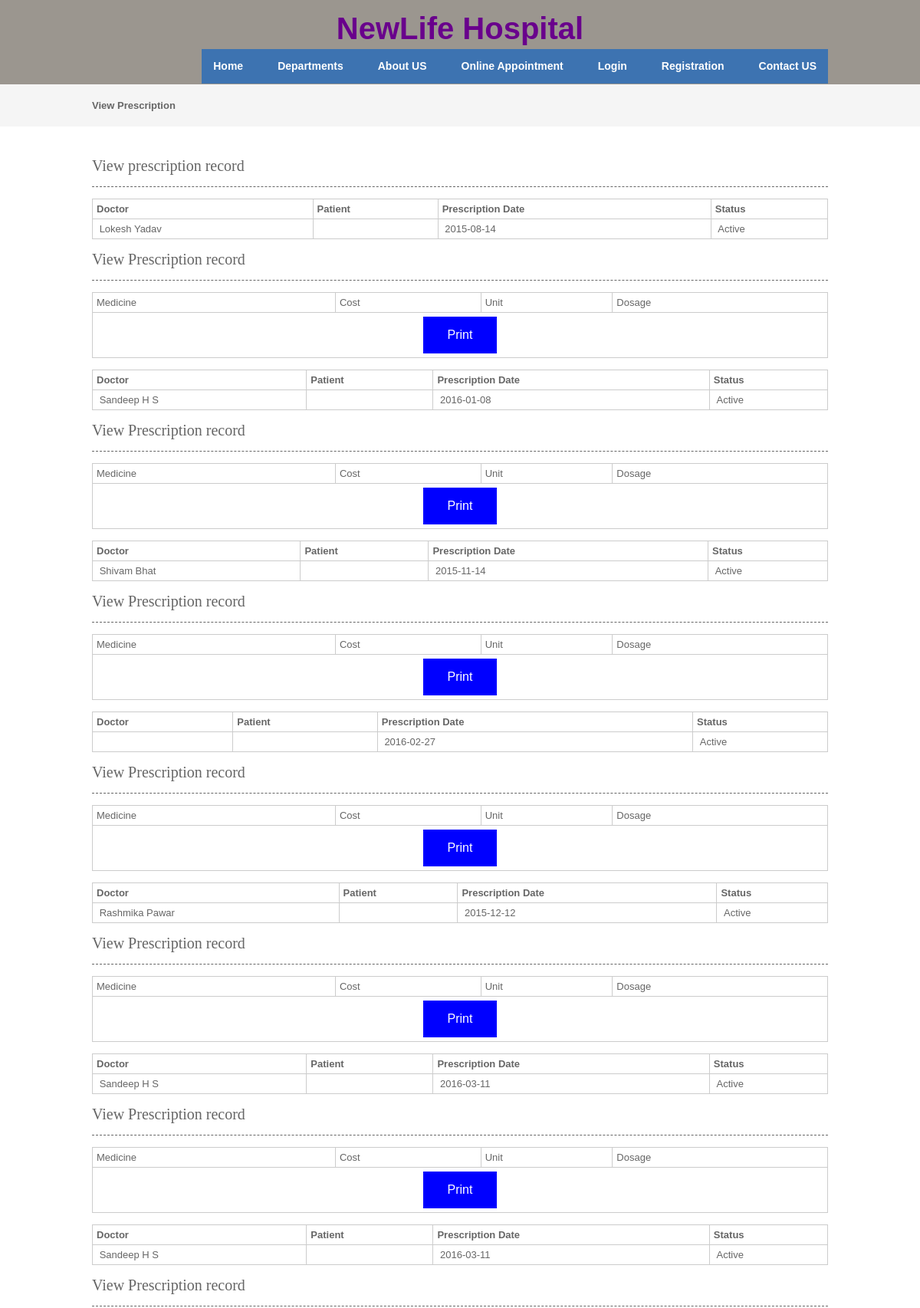
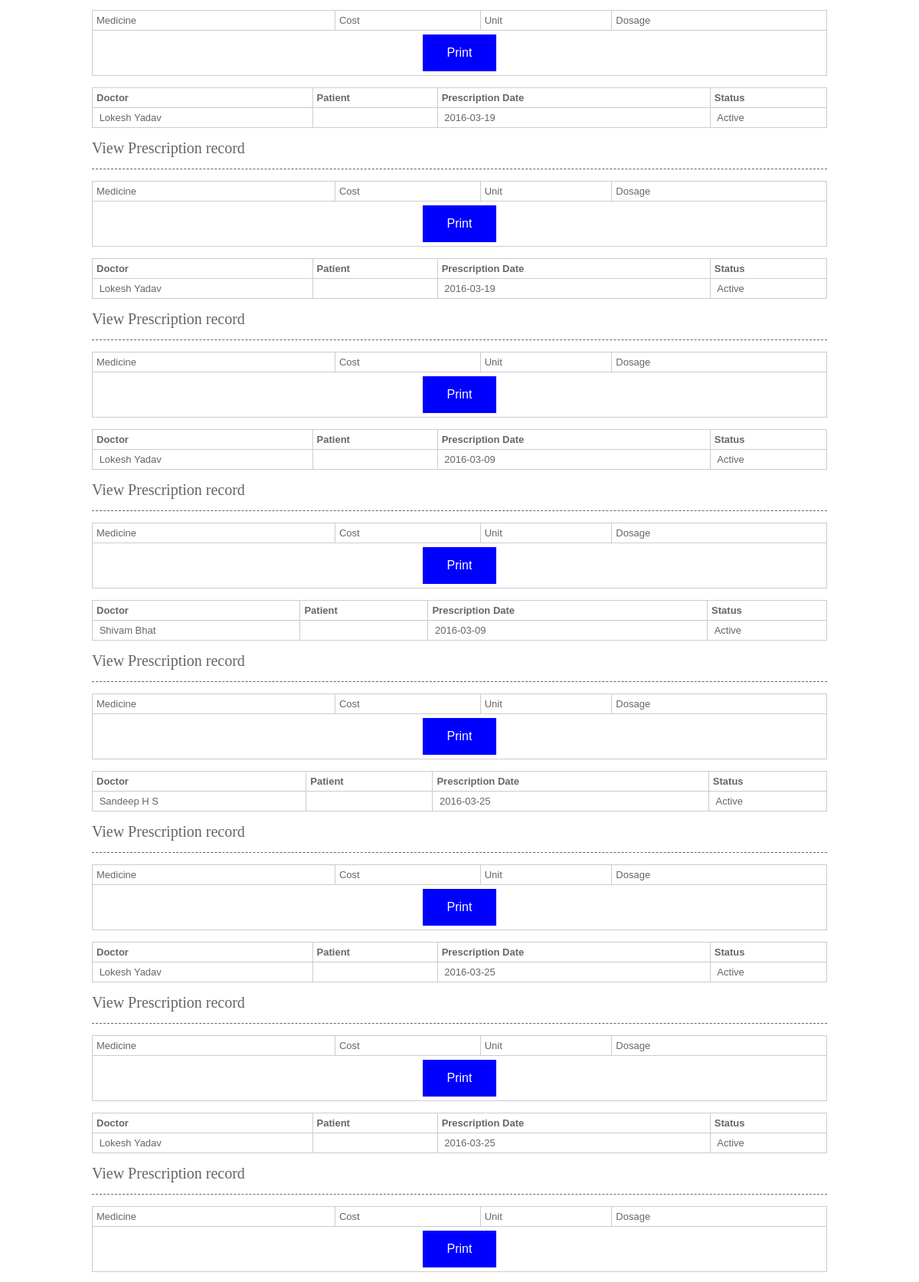
Screenshot of /viewprescription.php (upper part) with the database file from the repository (2 pictures, top to bottom).
### tables this page shows
CREATE TABLE `prescription` (
  `prescriptionid` int(10) NOT NULL,
  `treatment_records_id` int(10) NOT NULL,
  `doctorid` int(10) NOT NULL,
  `patientid` int(10) NOT NULL,
  `delivery_type` varchar(10) NOT NULL COMMENT 'Delivered through appointment or online order',
  `delivery_id` int(10) NOT NULL COMMENT 'appointmentid or orderid',
  `prescriptiondate` date NOT NULL,
  `status` varchar(10) NOT NULL,
  `appointmentid` int(10) NOT NULL
);

CREATE TABLE `doctor` (
  `doctorid` int(10) NOT NULL,
  `doctorname` varchar(50) NOT NULL,
  `mobileno` varchar(15) NOT NULL,
  `departmentid` int(10) NOT NULL,
  `loginid` varchar(25) NOT NULL,
  `password` varchar(25) NOT NULL,
  `status` varchar(10) NOT NULL,
  `education` varchar(25) NOT NULL,
  `experience` float(11,1) NOT NULL,
  `consultancy_charge` float(10,2) NOT NULL
);

### viewprescription.php (the view, shortened to what this page needs)
<?php
include("header.php");
include("dbconnection.php");
?>
<div class="wrapper col2">
  <div id="breadcrumb">
    <ul>
      <li class="first">View Prescription</li></ul>
  </div>
</div>
<div class="wrapper col4">
  <div id="container">
    <h1>View prescription record</h1>
<?php
$sql ="SELECT * FROM prescription";
$qsql = mysqli_query($con,$sql);
while($rs = mysqli_fetch_array($qsql))
{
	$sqlpatient = "SELECT * FROM patient WHERE patientid='$rs[patientid]'";
	$qsqlpatient = mysqli_query($con,$sqlpatient);
	$rspatient = mysqli_fetch_array($qsqlpatient);
	$sqldoctor = "SELECT * FROM doctor WHERE doctorid='$rs[doctorid]'";
	$qsqldoctor = mysqli_query($con,$sqldoctor);
	$rsdoctor = mysqli_fetch_array($qsqldoctor);
?>
    <table width="200" border="3">
          <tbody>
            <tr>
              <td><strong>Doctor</strong></td>
              <td><strong>Patient</strong></td>
              <td><strong>Prescription Date</strong></td>
              <td><strong>Status</strong></td>
            </tr>
              <?php
            echo "<tr>
              <td>&nbsp;$rsdoctor[doctorname]</td>
              <td>&nbsp;$rspatient[patientname]</td>
               <td>&nbsp;$rs[prescriptiondate]</td>
            <td>&nbsp;$rs[status]</td>
            </tr>";
            ?>
          </tbody>
        </table>
      <h1>View Prescription record</h1>
        <table width="200" border="3">
          <tbody>
            <tr>
              <td>Medicine</td>
              <td>Cost</td>
              <td>Unit</td>
              <td>Dosage</td>
            </tr>
            <tr>
              <td colspan="6"><div align="center">
                <input type="submit" name="print" id="print" value="Print" onclick="myFunction()"/>
              </div></td>
              </tr>
          </tbody>
        </table>
<?php
}
?>        <p>&nbsp;</p>
  </div>
</div>
<?php
include("footer.php");
?>

### layout/styles/layout.css (style rules this page uses)
html { overflow-y:scroll; }
body { margin:0; padding:0; font-size:13px; font-family:verdana, Arial, Helvetica, sans-serif; color:#FFFFFF; background-color:#4F473A; }
div.wrapper { display:block; width:100%; margin:0; text-align:left; }
.col2 { color:#666666; background-color:#F5F5F5; }
.col3, .col4 { color:#666666; background-color:#FFFFFF; }
#head, #gallery, #breadcrumb, #container, #footer { display:block; position:relative; width:960px; margin:0 auto; }
#breadcrumb { padding:20px 0; }
#breadcrumb ul { margin:0; padding:0; list-style:none; }
#breadcrumb ul li { display:inline; }
#breadcrumb ul li.first { font-weight:bold; }
#container { padding:40px 0; }
#container h1, #container h2, #container h3, #container h4, #container h5, #container h6 { margin:0 0 15px 0; padding:0 0 15px 0; line-height:normal; font-weight:normal; font-size:20px; font-family:Georgia, "Times New Roman", Times, serif; border-bottom:1px dashed #666666; }

### layout/styles/tables.css (style rules this page uses)
table { width:100%; border-collapse:collapse; table-layout:auto; vertical-align:top; margin-bottom:15px; border:1px solid #CCCCCC; }
table tbody td { vertical-align:top; border-collapse:collapse; border-left:1px solid #CCCCCC; border-right:1px solid #CCCCCC; }
table thead th, table tbody td { padding:5px; border-collapse:collapse; }

### header.php (style rules this page uses)
input[type=submit] { background-color: blue; border: none; cursor:pointer; color: white; padding: 15px 32px; text-align: center; text-decoration: none; display: inline-block; font-size: 16px; }

### rows the page displays
prescription: doctorid.doctorname "Lokesh Yadav", prescriptiondate "2015-08-14", status "Active"
prescription: doctorid.doctorname "Sandeep H S", prescriptiondate "2016-01-08", status "Active"
prescription: doctorid.doctorname "Shivam Bhat", prescriptiondate "2015-11-14", status "Active"
prescription: prescriptiondate "2016-02-27", status "Active"
prescription: doctorid.doctorname "Rashmika Pawar", prescriptiondate "2015-12-12", status "Active"
prescription: doctorid.doctorname "Sandeep H S", prescriptiondate "2016-03-11", status "Active"
prescription: doctorid.doctorname "Sandeep H S", prescriptiondate "2016-03-11", status "Active"
prescription: doctorid.doctorname "Lokesh Yadav", prescriptiondate "2016-03-19", status "Active"
prescription: doctorid.doctorname "Lokesh Yadav", prescriptiondate "2016-03-19", status "Active"
prescription: doctorid.doctorname "Lokesh Yadav", prescriptiondate "2016-03-09", status "Active"
prescription: doctorid.doctorname "Shivam Bhat", prescriptiondate "2016-03-09", status "Active"
prescription: doctorid.doctorname "Sandeep H S", prescriptiondate "2016-03-25", status "Active"
prescription: doctorid.doctorname "Lokesh Yadav", prescriptiondate "2016-03-25", status "Active"
prescription: doctorid.doctorname "Lokesh Yadav", prescriptiondate "2016-03-25", status "Active"
